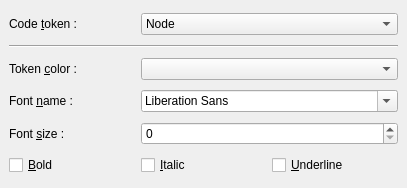
<ui version="4.0" >
 <class>SyntaxEditorProperty</class>
 <widget class="QWidget" name="SyntaxEditorProperty" >
  <property name="geometry" >
   <rect>
    <x>0</x>
    <y>0</y>
    <width>407</width>
    <height>188</height>
   </rect>
  </property>
  <property name="windowTitle" >
   <string>Syntax Editor Property</string>
  </property>
  <layout class="QGridLayout" >
   <property name="margin" >
    <number>9</number>
   </property>
   <property name="spacing" >
    <number>6</number>
   </property>
   <item row="1" column="0" colspan="3" >
    <widget class="Line" name="line" >
     <property name="orientation" >
      <enum>Qt::Horizontal</enum>
     </property>
    </widget>
   </item>
   <item row="2" column="1" colspan="2" >
    <widget class="QComboBox" name="comboBox_2" />
   </item>
   <item row="2" column="0" >
    <widget class="QLabel" name="label_4" >
     <property name="text" >
      <string>Token &amp;color :</string>
     </property>
     <property name="buddy" >
      <cstring>comboBox_2</cstring>
     </property>
    </widget>
   </item>
   <item row="0" column="1" colspan="2" >
    <widget class="QComboBox" name="comboBox" >
     <item>
      <property name="text" >
       <string>Node</string>
      </property>
     </item>
     <item>
      <property name="text" >
       <string>Param</string>
      </property>
     </item>
     <item>
      <property name="text" >
       <string>Value</string>
      </property>
     </item>
     <item>
      <property name="text" >
       <string>Comment</string>
      </property>
     </item>
    </widget>
   </item>
   <item row="0" column="0" >
    <widget class="QLabel" name="label_3" >
     <property name="text" >
      <string>Code &amp;token :</string>
     </property>
     <property name="buddy" >
      <cstring>comboBox</cstring>
     </property>
    </widget>
   </item>
   <item row="5" column="0" >
    <widget class="QCheckBox" name="checkBox" >
     <property name="text" >
      <string>&amp;Bold</string>
     </property>
    </widget>
   </item>
   <item row="5" column="1" >
    <widget class="QCheckBox" name="checkBox_2" >
     <property name="text" >
      <string>&amp;Italic</string>
     </property>
    </widget>
   </item>
   <item row="5" column="2" >
    <widget class="QCheckBox" name="checkBox_3" >
     <property name="text" >
      <string>&amp;Underline</string>
     </property>
    </widget>
   </item>
   <item row="3" column="0" >
    <widget class="QLabel" name="label" >
     <property name="text" >
      <string>Font &amp;name :</string>
     </property>
     <property name="buddy" >
      <cstring>fontComboBox</cstring>
     </property>
    </widget>
   </item>
   <item row="4" column="0" >
    <widget class="QLabel" name="label_2" >
     <property name="text" >
      <string>Font &amp;size :</string>
     </property>
     <property name="buddy" >
      <cstring>spinBox</cstring>
     </property>
    </widget>
   </item>
   <item row="3" column="1" colspan="2" >
    <widget class="QFontComboBox" name="fontComboBox" />
   </item>
   <item row="4" column="1" colspan="2" >
    <widget class="QSpinBox" name="spinBox" />
   </item>
  </layout>
 </widget>
 <tabstops>
  <tabstop>comboBox</tabstop>
  <tabstop>comboBox_2</tabstop>
  <tabstop>fontComboBox</tabstop>
  <tabstop>spinBox</tabstop>
  <tabstop>checkBox</tabstop>
  <tabstop>checkBox_2</tabstop>
  <tabstop>checkBox_3</tabstop>
 </tabstops>
 <resources/>
 <connections/>
</ui>
